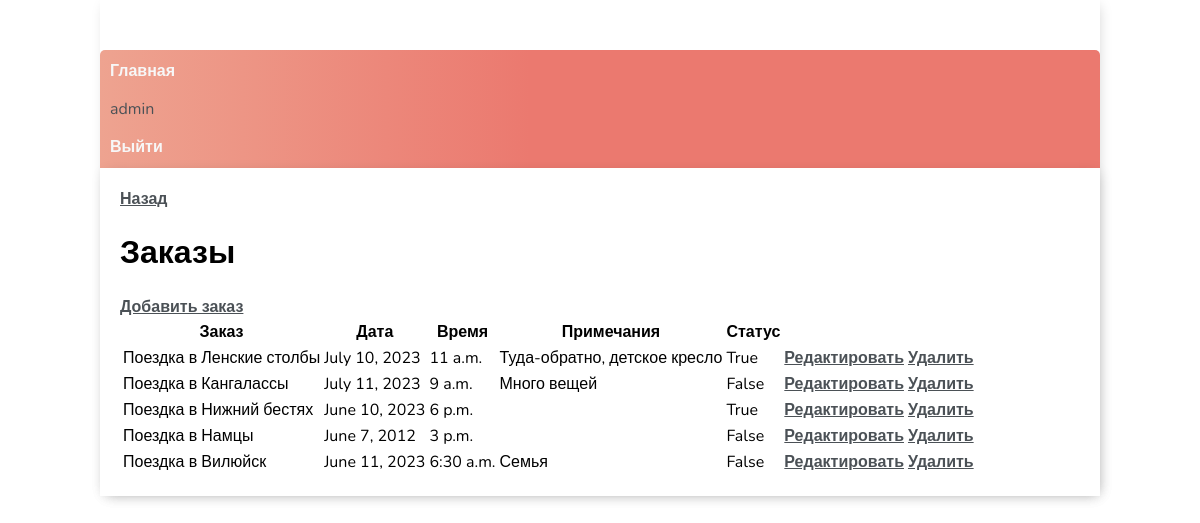
/task-list (signed in), run on the app's committed database.
### record_transport/models.py (models this page shows, shortened)
class User(AbstractUser):
    middle_name = models.CharField(max_length=50, blank=True, null=True)
    birthday = models.DateField(null=True, blank=True)
    is_staff = models.BooleanField(default=False, verbose_name='Администратор')
    number = models.CharField(max_length=20)
    address = models.CharField(max_length=100)
    def __str__(self):
        return self.username

class Task(models.Model):
    driver = models.ForeignKey(Driver, on_delete=models.CASCADE, null=True,blank=True)
    title = models.CharField(max_length=200)
    client = models.CharField(max_length=100)
    price = models.CharField(max_length=20)
    people = models.IntegerField(null=True)
    description = models.TextField(null=True, blank=True)
    complete = models.BooleanField(default=False, blank=True, null=True)
    created = models.DateTimeField(auto_now_add=True)
    date = models.DateField(null=True)
    time = models.TimeField(null=True)
    distance = models.FloatField(null=True, blank=True)
    fuel_before = models.FloatField(null=True, blank=True)
    fuel_after = models.FloatField(null=True, blank=True)

### record_transport/views.py (the view)
# urls.py: path('task-list', TaskListView.as_view(), name='tasks'),
class TaskListView(LoginRequiredMixin, ListView):
    model = Task
    context_object_name = 'tasks'
    def get_context_data(self, **kwargs):
        context = super().get_context_data(**kwargs)
        context['tasks'] = context['tasks']#.filter(driver=self.request.user)
        context['count'] = context['tasks'].filter(complete=False).count()
        return context
    def get_queryset(self):
        queryset = super().get_queryset()
        user = self.request.user
        if user.is_authenticated and (not user.is_staff):
            queryset = queryset.filter(driver=user)
        return queryset

### record_transport/templates/record_transport/task_list.html (shortened to what this page needs)
{% extends 'record_transport/main.html' %}
{% block content %}
<div class="card-body">
<a href="{% url 'home' %}">Назад</a>
<h1>Заказы</h1>
{% if request.user.is_staff %}
<a href="{% url 'task-create' %}">Добавить заказ</a>
{%endif%}
<table>
  <tr>
    <th>Заказ</th>
    <th>Дата</th>
    <th>Время</th>
    <th>Примечания</th>
    <th>Статус</th>
  </tr>
  {% for task in tasks %}
  <tr>
    <td>
        {{task.title}}
    </td>
    <td>
        {{task.date}}
    </td>
    <td>
        {{task.time}}
    </td>
    <td>
        {{task.description}}
    </td> <td>
        {{task.complete}}
    </td>
    <td>
      <a href="{% url 'task-update' task.id %}">Редактировать</a>
    </td>
    {% if request.user.is_staff %}
    <td>
      <a href="{% url 'task-delete' task.id %}">Удалить</a>
    </td>
    {%endif%}
  </tr>
  {% empty %}
  <h3>Нет задач</h3
  {% endfor %}
</table>
</div>
{% endblock content %}

### record_transport/templates/record_transport/main.html (shortened to what this page needs)
<!DOCTYPE html>
<html lang="en">
<head>
</head>
<body class='container'>
    <div class='header-bar'>
        <nav>
            <a href="{% url 'home' %}">Главная</a>
            {% if request.user.is_authenticated %}
                <p>{{ request.user }}</p>
                <a href="{% url 'logout' %}">Выйти</a>
            {%else%}
                <a href="{% url 'login' %}">Войти</a>
            {%endif%}
        </nav>
    </div>
    <div class="container">
        {% block content %}
        {% endblock content %}
    </div>
</body>
</html>

### record_transport/templates/record_transport/main.html (style rules this page uses)
body { background-color: #FAFAFA; font-family: 'Nunito', sans-serif; padding-top: 50px; }
h1, h2, h3, h4, h5, h6, { font-family: 'Raleway', sans-serif; }
a, p { color: #4b5156 }
a { font-weight: 600; }
.container { max-width: 1000px; margin: auto; background-color: #fff; -webkit-box-shadow: 2px 2px 13px -4px rgba(0, 0, 0, 0.21); box-shadow: 2px 2px 13px -4px rgba(0, 0, 0, 0.21); }
.header-bar { display: flex; justify-content: space-between; color: #fff; padding: 10px; border-radius: 5px 5px 0 0; background: linear-gradient(90deg, #EEA390 0%, #EB796F 43%, #EB796F 100%); }
.header-bar a { color: rgb(247, 247, 247); text-decoration: none; }
::placeholder { font-weight: 300; opacity: 0.5; }
.card-body { padding: 20px; }

### data on the page
User: user "admin"
Task: title "Поездка в Ленские столбы", date "July 10, 2023", time "11 a.m.", description "Туда-обратно, детское кресло", complete "True"
Task: title "Поездка в Кангалассы", date "July 11, 2023", time "9 a.m.", description "Много вещей", complete "False"
Task: title "Поездка в Нижний бестях", date "June 10, 2023", time "6 p.m.", complete "True"
Task: title "Поездка в Намцы", date "June 7, 2012", time "3 p.m.", complete "False"
Task: title "Поездка в Вилюйск", date "June 11, 2023", time "6:30 a.m.", description "Семья", complete "False"
